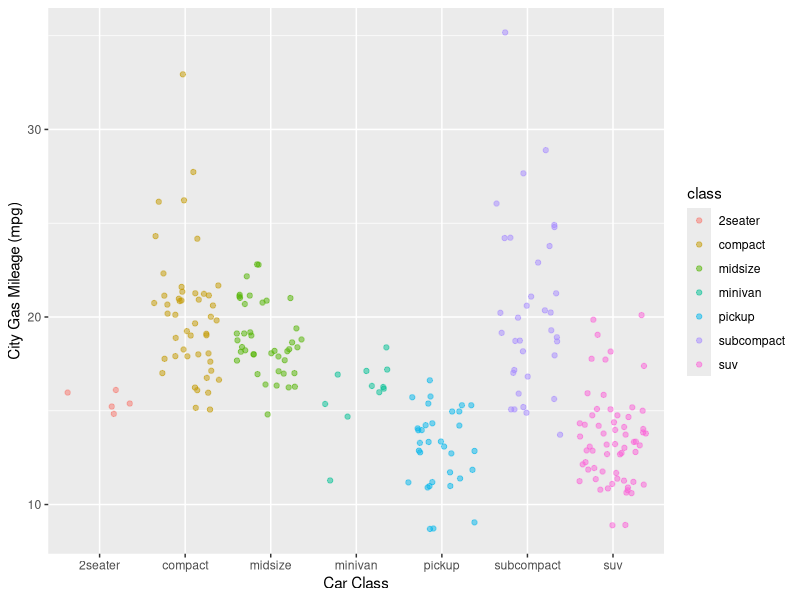

This figure's R source:
## ---- chunk 1
knitr::opts_chunk$set(echo = TRUE)
library(tidyverse)
## ---- chunk 2
ggplot(data = mpg, aes(x = class, y = cty)) + geom_jitter(aes(color = class), alpha = 0.5) +
  labs(x = "Car Class", y = "City Gas Mileage (mpg)")
